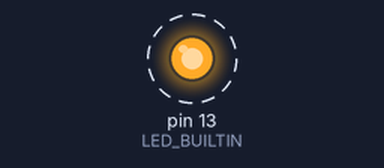
Bench run of a sketch on a simulated Arduino Uno, built with avr-gcc and run on an emulated ATmega328P. On the bench: output pins drawn as LEDs (lit = HIGH). Dashed ring = blinking. What the sketch prints to the serial monitor is not drawn.

Above: at 0.5 s.
Timing chart, 0 to 4.6 s (numbered marks = the images above):
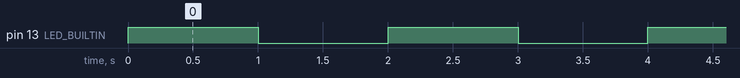

Measured:
- by itself, pin 13 (LED_BUILTIN): alternates HIGH for 1.0 s and LOW for 1.0 s

The sketch:

04_example_3.ino
```cpp
#define PIN_LED 13
unsigned int count, toggle;

void setup() {
  pinMode(LED_BUILTIN, OUTPUT);
  Serial.begin(115200);
  while (!Serial) {
    ;
  }
  Serial.println("Hello World!");
  count = toggle = 0;
  digitalWrite(LED_BUILTIN, toggle);
}

void loop() {
  Serial.println(++count);
  toggle = toggle_state(toggle);
  digitalWrite(LED_BUILTIN, toggle);
  delay(1000);
}

int toggle_state(int toggle) {
  if (toggle == 0) return 1;
  else return 0;
}
```
